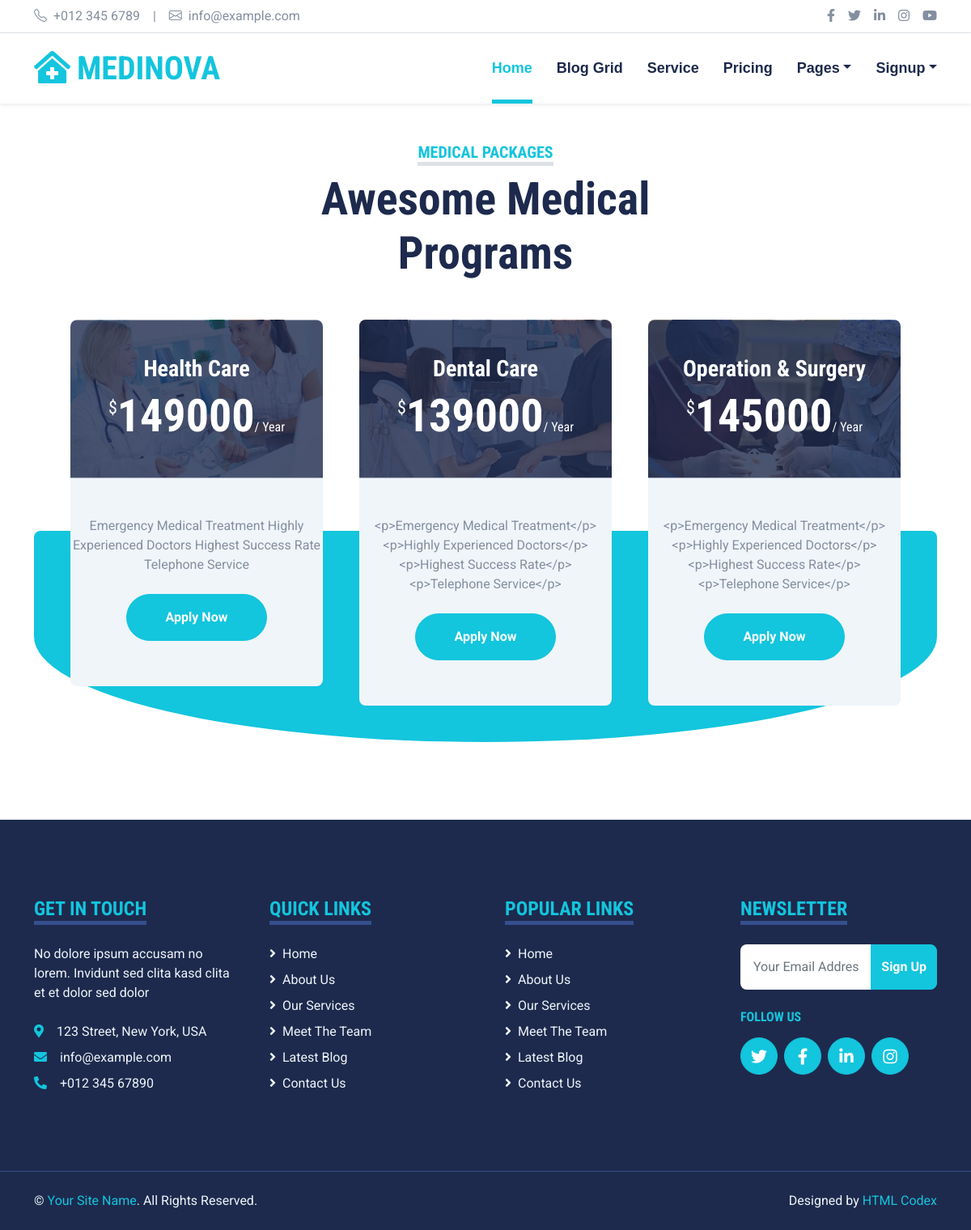
/pricing, run on the app's committed database.
### core/models.py (models this page shows)
class medicalprogramms(models.Model):
    patientId=patientId=models.ForeignKey(Patient,on_delete=models.CASCADE,null=True,blank=True)
    programname=models.CharField(max_length=250)
    programnimage=models.ImageField(upload_to='program/programimg/',null=True,blank=True)
    programdescription=models.TextField()
    amount=models.IntegerField()

### core/views.py (the view)
# urls.py: path('pricing',views.Pricing,name='pricing'),
def Pricing(request):
   context={}
   programss=medicalprogramms.objects.all()
   context['programss']=programss
   return render(request,'core/pricing.html',context)

### core/templates/core/pricing.html (shortened to what this page needs)
{% extends 'core/base.html' %}
{% load static %}
{% block main-content %}
    <div class="container-fluid py-5">
        <div class="container">
            <div class="text-center mx-auto mb-5" style="max-width: 500px;">
                <h5 class="d-inline-block text-primary text-uppercase border-bottom border-5">Medical Packages</h5>
                <h1 class="display-4">Awesome Medical Programs</h1>
            </div>
            <div class="owl-carousel price-carousel position-relative" style="padding: 0 45px 45px 45px;">
                {%for bl in programss %}
                <div class="bg-light rounded text-center">
                    <div class="position-relative">
                        <img class="img-fluid rounded-top" src="{{bl.programnimage.url}}" alt="">
                        <div class="position-absolute w-100 h-100 top-50 start-50 translate-middle rounded-top d-flex flex-column align-items-center justify-content-center" style="background: rgba(29, 42, 77, .8);">
                            <h3 class="text-white">{{bl.programname}}</h3>
                            <h1 class="display-4 text-white mb-0">
                                <small class="align-top fw-normal" style="font-size: 22px; line-height: 45px;">$</small>{{bl.amount}}<small class="align-bottom fw-normal" style="font-size: 16px; line-height: 40px;">/ Year</small>
                            </h1>
                        </div>
                    </div>
                    <div class="text-center py-5">
                        <p>{{bl.programdescription}}</p>
                        <a href="" class="btn btn-primary rounded-pill py-3 px-5 my-2">Apply Now</a>
                    </div>
                </div>
              {%endfor%}
            </div>
        </div>
    </div>
{% endblock main-content %}

### core/templates/core/base.html (shortened to what this page needs)
{% load static %}
<!DOCTYPE html>
<html lang="en">
<head>
    <link href="https://cdnjs.cloudflare.com/ajax/libs/font-awesome/5.15.0/css/all.min.css" rel="stylesheet">
    <link href="https://cdn.jsdelivr.net/npm/bootstrap-icons@1.4.1/font/bootstrap-icons.css" rel="stylesheet">
    <link href="{% static 'core/lib/owlcarousel/assets/owl.carousel.min.css' %}" rel="stylesheet">
    <link href="{% static 'core/lib/tempusdominus/css/tempusdominus-bootstrap-4.min.css' %}" rel="stylesheet" />
    <link href="{% static 'core/css/bootstrap.min.css' %}" rel="stylesheet">
    <link href="{% static 'core/css/style.css' %}" rel="stylesheet">
</head>
<body>
    <div class="container-fluid py-2 border-bottom d-none d-lg-block">
        <div class="container">
            <div class="row">
                <div class="col-md-6 text-center text-lg-start mb-2 mb-lg-0">
                    <div class="d-inline-flex align-items-center">
                        <a class="text-decoration-none text-body pe-3" href=""><i class="bi bi-telephone me-2"></i>+012 345 6789</a>
                        <span class="text-body">|</span>
                        <a class="text-decoration-none text-body px-3" href=""><i class="bi bi-envelope me-2"></i>info@example.com</a>
                    </div>
                </div>
                <div class="col-md-6 text-center text-lg-end">
                    <div class="d-inline-flex align-items-center">
                        <a class="text-body px-2" href="">
                            <i class="fab fa-facebook-f"></i>
                        </a>
                        <a class="text-body px-2" href="">
                            <i class="fab fa-twitter"></i>
                        </a>
                        <a class="text-body px-2" href="">
                            <i class="fab fa-linkedin-in"></i>
                        </a>
                        <a class="text-body px-2" href="">
                            <i class="fab fa-instagram"></i>
                        </a>
                        <a class="text-body ps-2" href="">
                            <i class="fab fa-youtube"></i>
                        </a>
                    </div>
                </div>
            </div>
        </div>
    </div>
    <div class="container-fluid sticky-top bg-white shadow-sm">
        <div class="container">
            <nav class="navbar navbar-expand-lg bg-white navbar-light py-3 py-lg-0">
                <a href="index.html" class="navbar-brand">
                    <h1 class="m-0 text-uppercase text-primary"><i class="fa fa-clinic-medical me-2"></i>Medinova</h1>
                </a>
                <div class="collapse navbar-collapse" id="navbarCollapse">
                    <div class="navbar-nav ms-auto py-0">
                        <a href="{% url 'index' %}" class="nav-item nav-link active">Home</a>
                        <a href="{% url 'blogs' %}" class="nav-item nav-link">Blog Grid</a>
                        <a href="{% url 'patientRooms' %}" class="nav-item nav-link">Service</a>
                        <a href="{% url 'pricing' %}" class="nav-item nav-link">Pricing</a>
                        <div class="nav-item dropdown">
                            <a href="#" class="nav-link dropdown-toggle" data-bs-toggle="dropdown">Pages</a>
                        </div>
                         <div class="nav-item dropdown">
                            <a href="#" class="nav-link dropdown-toggle" data-bs-toggle="dropdown">Signup</a>
                        </div>
                    </div>
                </div>
            </nav>
        </div>
    </div>
{% block main-content %}{% endblock main-content %}
    <div class="container-fluid bg-dark text-light mt-5 py-5">
        <div class="container py-5">
            <div class="row g-5">
                <div class="col-lg-3 col-md-6">
                    <h4 class="d-inline-block text-primary text-uppercase border-bottom border-5 border-secondary mb-4">Get In Touch</h4>
                    <p class="mb-4">No dolore ipsum accusam no lorem. Invidunt sed clita kasd clita et et dolor sed dolor</p>
                    <p class="mb-2"><i class="fa fa-map-marker-alt text-primary me-3"></i>123 Street, New York, USA</p>
                    <p class="mb-2"><i class="fa fa-envelope text-primary me-3"></i>info@example.com</p>
                    <p class="mb-0"><i class="fa fa-phone-alt text-primary me-3"></i>+012 345 67890</p>
                </div>
                <div class="col-lg-3 col-md-6">
                    <h4 class="d-inline-block text-primary text-uppercase border-bottom border-5 border-secondary mb-4">Quick Links</h4>
                    <div class="d-flex flex-column justify-content-start">
                        <a class="text-light mb-2" href="#"><i class="fa fa-angle-right me-2"></i>Home</a>
                        <a class="text-light mb-2" href="#"><i class="fa fa-angle-right me-2"></i>About Us</a>
                        <a class="text-light mb-2" href="#"><i class="fa fa-angle-right me-2"></i>Our Services</a>
                        <a class="text-light mb-2" href="#"><i class="fa fa-angle-right me-2"></i>Meet The Team</a>
                        <a class="text-light mb-2" href="#"><i class="fa fa-angle-right me-2"></i>Latest Blog</a>
                        <a class="text-light" href="#"><i class="fa fa-angle-right me-2"></i>Contact Us</a>
                    </div>
                </div>
                <div class="col-lg-3 col-md-6">
                    <h4 class="d-inline-block text-primary text-uppercase border-bottom border-5 border-secondary mb-4">Popular Links</h4>
                    <div class="d-flex flex-column justify-content-start">
                        <a class="text-light mb-2" href="#"><i class="fa fa-angle-right me-2"></i>Home</a>
                        <a class="text-light mb-2" href="#"><i class="fa fa-angle-right me-2"></i>About Us</a>
                        <a class="text-light mb-2" href="#"><i class="fa fa-angle-right me-2"></i>Our Services</a>
                        <a class="text-light mb-2" href="#"><i class="fa fa-angle-right me-2"></i>Meet The Team</a>
                        <a class="text-light mb-2" href="#"><i class="fa fa-angle-right me-2"></i>Latest Blog</a>
                        <a class="text-light" href="#"><i class="fa fa-angle-right me-2"></i>Contact Us</a>
                    </div>
                </div>
                <div class="col-lg-3 col-md-6">
                    <h4 class="d-inline-block text-primary text-uppercase border-bottom border-5 border-secondary mb-4">Newsletter</h4>
                    <form action="">
                        <div class="input-group">
                            <input type="text" class="form-control p-3 border-0" placeholder="Your Email Address">
                            <button class="btn btn-primary">Sign Up</button>
                        </div>
                    </form>
                    <h6 class="text-primary text-uppercase mt-4 mb-3">Follow Us</h6>
                    <div class="d-flex">
                        <a class="btn btn-lg btn-primary btn-lg-square rounded-circle me-2" href="#"><i class="fab fa-twitter"></i></a>
                        <a class="btn btn-lg btn-primary btn-lg-square rounded-circle me-2" href="#"><i class="fab fa-facebook-f"></i></a>
                        <a class="btn btn-lg btn-primary btn-lg-square rounded-circle me-2" href="#"><i class="fab fa-linkedin-in"></i></a>
                        <a class="btn btn-lg btn-primary btn-lg-square rounded-circle" href="#"><i class="fab fa-instagram"></i></a>
                    </div>
                </div>
            </div>
        </div>
    </div>
    <div class="container-fluid bg-dark text-light border-top border-secondary py-4">
        <div class="container">
            <div class="row g-5">
                <div class="col-md-6 text-center text-md-start">
                    <p class="mb-md-0">&copy; <a class="text-primary" href="#">Your Site Name</a>. All Rights Reserved.</p>
                </div>
                <div class="col-md-6 text-center text-md-end">
                    <p class="mb-0">Designed by <a class="text-primary" href="https://htmlcodex.com">HTML Codex</a></p>
                </div>
            </div>
        </div>
    </div>
</body>
</html>

### core/static/core/css/style.css (style rules this page uses)
:root { --primary: #13C5DD; --secondary: #354F8E; --light: #EFF5F9; --dark: #1D2A4D; }
.btn { font-weight: 700; transition: .5s; }
.btn-primary { color: #FFFFFF; }
.btn-lg-square { width: 46px; height: 46px; }
.btn-square, .btn-sm-square, .btn-lg-square { padding-left: 0; padding-right: 0; text-align: center; }
.navbar-light .navbar-nav .nav-link { font-family: 'Jost', sans-serif; position: relative; margin-left: 30px; padding: 30px 0; font-size: 18px; font-weight: 700; color: var(--dark); outline: none; transition: .5s; }
.navbar-light .navbar-nav .nav-link:hover, .navbar-light .navbar-nav .nav-link.active { color: var(--primary); }
@media (min-width: 992px) { .navbar-light .navbar-nav .nav-link::before { position: absolute; content: ""; width: 0; height: 5px; bottom: 0; left: 50%; background: var(--primary); transition: .5s; } }
@media (min-width: 992px) { .navbar-light .navbar-nav .nav-link:hover::before, .navbar-light .navbar-nav .nav-link.active::before { width: 100%; left: 0; } }
.price-carousel::after { position: absolute; content: ""; width: 100%; height: 50%; bottom: 0; left: 0; background: var(--primary); border-radius: 8px 8px 50% 50%; z-index: -1; }

### data on the page
medicalprogramms: programnimage (picture), programname "Health Care", amount "149000", programdescription "Emergency Medical Treatment Highly Experienced Doctors Highest Success Rate Telephone Service"
medicalprogramms: programnimage (picture), programname "Dental Care", amount "139000", programdescription "<p>Emergency Medical Treatment</p> <p>Highly Experienced Doctors</p> <p>Highest Success Rate</p> <p>Telephone Service</p>"
medicalprogramms: programnimage (picture), programname "Operation & Surgery", amount "145000", programdescription "<p>Emergency Medical Treatment</p> <p>Highly Experienced Doctors</p> <p>Highest Success Rate</p> <p>Telephone Service</p>"
